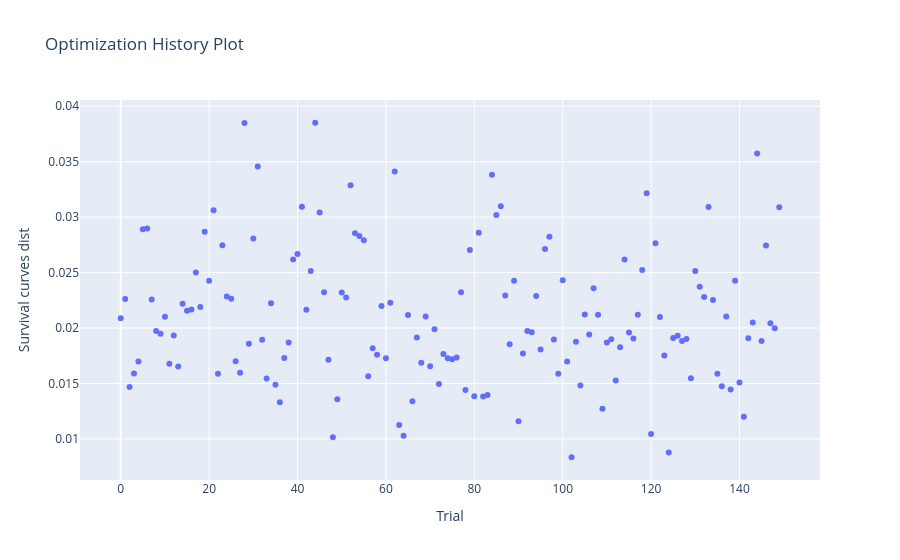
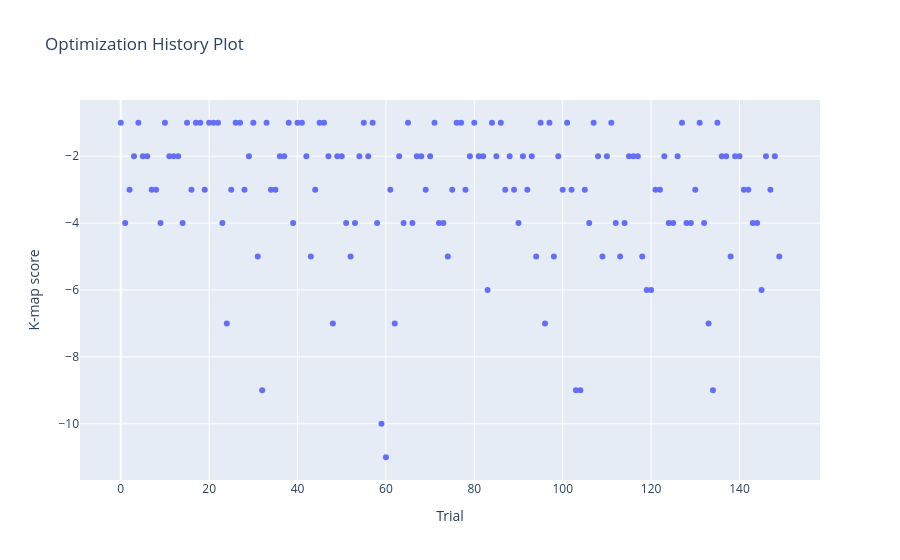

Notebook cell for these charts, in order:
### Code cell
from optuna.visualization import plot_optimization_history

for i in range(len(names_objs)):
    plot_optimization_history(study, target=lambda t: t.values[i], target_name=names_objs[i]).show()

### Figure 1 — Plotly figure (JSON) as saved in the notebook; plotly's stock layout.template omitted (floating-point values rounded to 4 significant figures; data arrays with more than 128 entries replaced by an {"elided": "..."} marker saying what was removed)
{"data": [{"mode": "markers", "name": "Survival curves dist", "type": "scatter", "x": {"elided": "150 int values"}, "y": {"elided": "150 float values"}}, {"marker": {"color": "#cccccc"}, "mode": "markers", "name": "Infeasible Trial", "showlegend": false, "type": "scatter", "x": [], "y": []}], "layout": {"title": {"text": "Optimization History Plot"}, "xaxis": {"title": {"text": "Trial"}}, "yaxis": {"title": {"text": "Survival curves dist"}}}}

### Figure 2 — Plotly figure (JSON) as saved in the notebook; plotly's stock layout.template omitted (floating-point values rounded to 4 significant figures; data arrays with more than 128 entries replaced by an {"elided": "..."} marker saying what was removed)
{"data": [{"mode": "markers", "name": "K-map score", "type": "scatter", "x": {"elided": "150 int values"}, "y": {"elided": "150 int values"}}, {"marker": {"color": "#cccccc"}, "mode": "markers", "name": "Infeasible Trial", "showlegend": false, "type": "scatter", "x": [], "y": []}], "layout": {"title": {"text": "Optimization History Plot"}, "xaxis": {"title": {"text": "Trial"}}, "yaxis": {"title": {"text": "K-map score"}}}}
